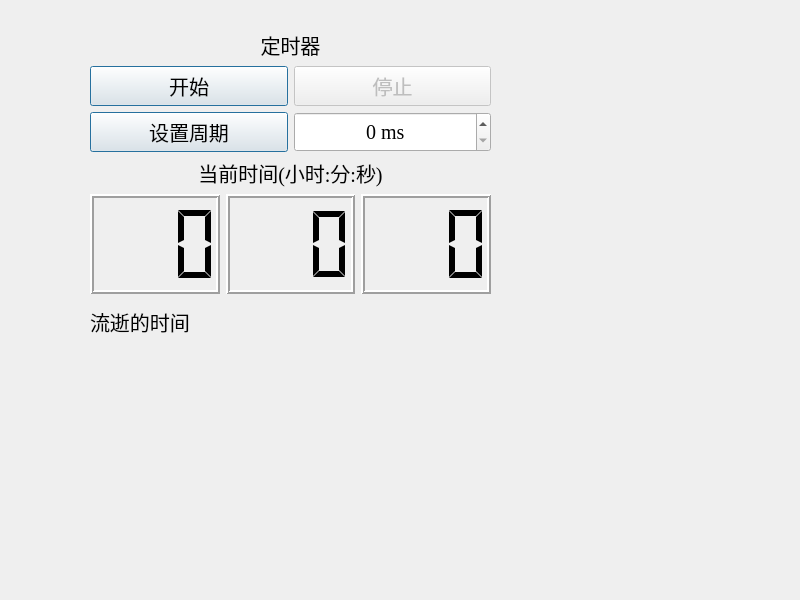
<?xml version="1.0" encoding="UTF-8"?>
<ui version="4.0">
 <class>QTimer</class>
 <widget class="QWidget" name="QTimer">
  <property name="geometry">
   <rect>
    <x>0</x>
    <y>0</y>
    <width>800</width>
    <height>600</height>
   </rect>
  </property>
  <property name="windowTitle">
   <string>计时器_小时</string>
  </property>
  <widget class="QWidget" name="layoutWidget">
   <property name="geometry">
    <rect>
     <x>90</x>
     <y>30</y>
     <width>401</width>
     <height>314</height>
    </rect>
   </property>
   <layout class="QVBoxLayout" name="verticalLayout_4">
    <item>
     <layout class="QVBoxLayout" name="verticalLayout_3">
      <item>
       <layout class="QVBoxLayout" name="verticalLayout">
        <item>
         <widget class="QLabel" name="Datetimelabel">
          <property name="minimumSize">
           <size>
            <width>50</width>
            <height>30</height>
           </size>
          </property>
          <property name="maximumSize">
           <size>
            <width>16777214</width>
            <height>16777215</height>
           </size>
          </property>
          <property name="font">
           <font>
            <family>Times New Roman</family>
            <pointsize>15</pointsize>
           </font>
          </property>
          <property name="text">
           <string>定时器</string>
          </property>
          <property name="alignment">
           <set>Qt::AlignCenter</set>
          </property>
         </widget>
        </item>
        <item>
         <layout class="QHBoxLayout" name="horizontalLayout">
          <item>
           <widget class="QPushButton" name="Start">
            <property name="minimumSize">
             <size>
              <width>50</width>
              <height>40</height>
             </size>
            </property>
            <property name="font">
             <font>
              <family>Times New Roman</family>
              <pointsize>15</pointsize>
             </font>
            </property>
            <property name="text">
             <string>开始</string>
            </property>
            <property name="autoDefault">
             <bool>false</bool>
            </property>
            <property name="default">
             <bool>true</bool>
            </property>
           </widget>
          </item>
          <item>
           <widget class="QPushButton" name="Exit">
            <property name="enabled">
             <bool>false</bool>
            </property>
            <property name="minimumSize">
             <size>
              <width>50</width>
              <height>40</height>
             </size>
            </property>
            <property name="font">
             <font>
              <family>Times New Roman</family>
              <pointsize>15</pointsize>
             </font>
            </property>
            <property name="autoFillBackground">
             <bool>false</bool>
            </property>
            <property name="text">
             <string>停止</string>
            </property>
            <property name="checkable">
             <bool>false</bool>
            </property>
            <property name="checked">
             <bool>false</bool>
            </property>
            <property name="autoDefault">
             <bool>false</bool>
            </property>
            <property name="default">
             <bool>true</bool>
            </property>
            <property name="flat">
             <bool>false</bool>
            </property>
           </widget>
          </item>
         </layout>
        </item>
        <item>
         <layout class="QHBoxLayout" name="horizontalLayout_2">
          <item>
           <widget class="QPushButton" name="setTs">
            <property name="minimumSize">
             <size>
              <width>50</width>
              <height>40</height>
             </size>
            </property>
            <property name="font">
             <font>
              <family>Times New Roman</family>
              <pointsize>15</pointsize>
             </font>
            </property>
            <property name="text">
             <string>设置周期</string>
            </property>
            <property name="autoDefault">
             <bool>false</bool>
            </property>
            <property name="default">
             <bool>true</bool>
            </property>
           </widget>
          </item>
          <item>
           <widget class="QSpinBox" name="Ts_spinBox">
            <property name="minimumSize">
             <size>
              <width>50</width>
              <height>40</height>
             </size>
            </property>
            <property name="font">
             <font>
              <family>Times New Roman</family>
              <pointsize>15</pointsize>
             </font>
            </property>
            <property name="alignment">
             <set>Qt::AlignCenter</set>
            </property>
            <property name="suffix">
             <string> ms</string>
            </property>
            <property name="prefix">
             <string/>
            </property>
            <property name="maximum">
             <number>50000</number>
            </property>
           </widget>
          </item>
         </layout>
        </item>
       </layout>
      </item>
      <item>
       <layout class="QVBoxLayout" name="verticalLayout_2">
        <item>
         <widget class="QLabel" name="Datetimelabel_2">
          <property name="minimumSize">
           <size>
            <width>50</width>
            <height>30</height>
           </size>
          </property>
          <property name="maximumSize">
           <size>
            <width>16777214</width>
            <height>16777215</height>
           </size>
          </property>
          <property name="font">
           <font>
            <family>Times New Roman</family>
            <pointsize>15</pointsize>
           </font>
          </property>
          <property name="text">
           <string>当前时间(小时:分:秒)</string>
          </property>
          <property name="alignment">
           <set>Qt::AlignCenter</set>
          </property>
         </widget>
        </item>
        <item>
         <layout class="QHBoxLayout" name="horizontalLayout_3">
          <item>
           <widget class="QLCDNumber" name="Hour">
            <property name="minimumSize">
             <size>
              <width>50</width>
              <height>100</height>
             </size>
            </property>
            <property name="font">
             <font>
              <family>Times New Roman</family>
              <pointsize>15</pointsize>
             </font>
            </property>
            <property name="layoutDirection">
             <enum>Qt::LeftToRight</enum>
            </property>
            <property name="autoFillBackground">
             <bool>true</bool>
            </property>
            <property name="frameShape">
             <enum>QFrame::Box</enum>
            </property>
            <property name="lineWidth">
             <number>2</number>
            </property>
            <property name="midLineWidth">
             <number>0</number>
            </property>
            <property name="smallDecimalPoint">
             <bool>false</bool>
            </property>
            <property name="digitCount">
             <number>3</number>
            </property>
            <property name="segmentStyle">
             <enum>QLCDNumber::Flat</enum>
            </property>
            <property name="value" stdset="0">
             <double>0.000000000000000</double>
            </property>
           </widget>
          </item>
          <item>
           <widget class="QLCDNumber" name="Minute">
            <property name="minimumSize">
             <size>
              <width>50</width>
              <height>80</height>
             </size>
            </property>
            <property name="font">
             <font>
              <family>Times New Roman</family>
              <pointsize>15</pointsize>
             </font>
            </property>
            <property name="layoutDirection">
             <enum>Qt::LeftToRight</enum>
            </property>
            <property name="autoFillBackground">
             <bool>true</bool>
            </property>
            <property name="frameShape">
             <enum>QFrame::Box</enum>
            </property>
            <property name="lineWidth">
             <number>2</number>
            </property>
            <property name="midLineWidth">
             <number>0</number>
            </property>
            <property name="smallDecimalPoint">
             <bool>false</bool>
            </property>
            <property name="digitCount">
             <number>3</number>
            </property>
            <property name="segmentStyle">
             <enum>QLCDNumber::Flat</enum>
            </property>
            <property name="value" stdset="0">
             <double>0.000000000000000</double>
            </property>
           </widget>
          </item>
          <item>
           <widget class="QLCDNumber" name="Second">
            <property name="minimumSize">
             <size>
              <width>50</width>
              <height>80</height>
             </size>
            </property>
            <property name="font">
             <font>
              <family>Times New Roman</family>
              <pointsize>15</pointsize>
             </font>
            </property>
            <property name="layoutDirection">
             <enum>Qt::LeftToRight</enum>
            </property>
            <property name="autoFillBackground">
             <bool>true</bool>
            </property>
            <property name="frameShape">
             <enum>QFrame::Box</enum>
            </property>
            <property name="lineWidth">
             <number>2</number>
            </property>
            <property name="midLineWidth">
             <number>0</number>
            </property>
            <property name="smallDecimalPoint">
             <bool>false</bool>
            </property>
            <property name="digitCount">
             <number>3</number>
            </property>
            <property name="segmentStyle">
             <enum>QLCDNumber::Flat</enum>
            </property>
            <property name="value" stdset="0">
             <double>0.000000000000000</double>
            </property>
           </widget>
          </item>
         </layout>
        </item>
       </layout>
      </item>
     </layout>
    </item>
    <item>
     <widget class="QLabel" name="Datetimelabel_3">
      <property name="minimumSize">
       <size>
        <width>20</width>
        <height>30</height>
       </size>
      </property>
      <property name="maximumSize">
       <size>
        <width>16777214</width>
        <height>16777215</height>
       </size>
      </property>
      <property name="font">
       <font>
        <family>Times New Roman</family>
        <pointsize>15</pointsize>
       </font>
      </property>
      <property name="text">
       <string>流逝的时间</string>
      </property>
      <property name="alignment">
       <set>Qt::AlignLeading|Qt::AlignLeft|Qt::AlignVCenter</set>
      </property>
     </widget>
    </item>
   </layout>
  </widget>
 </widget>
 <resources/>
 <connections/>
</ui>
